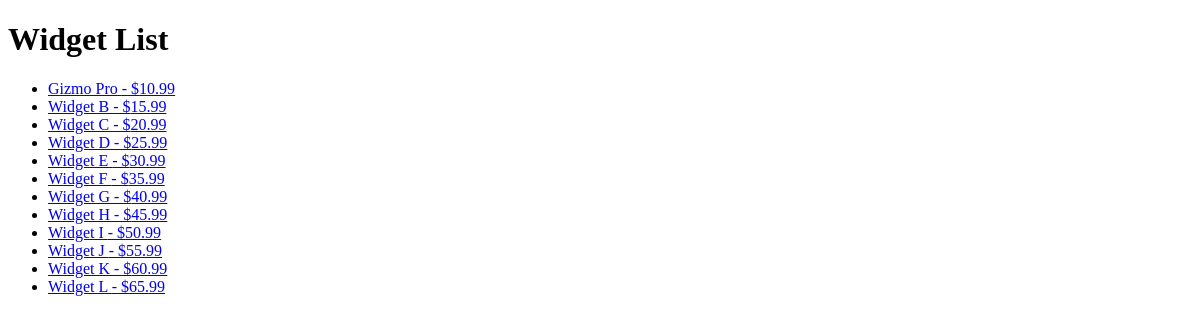
The app's page /widgets/, older data.
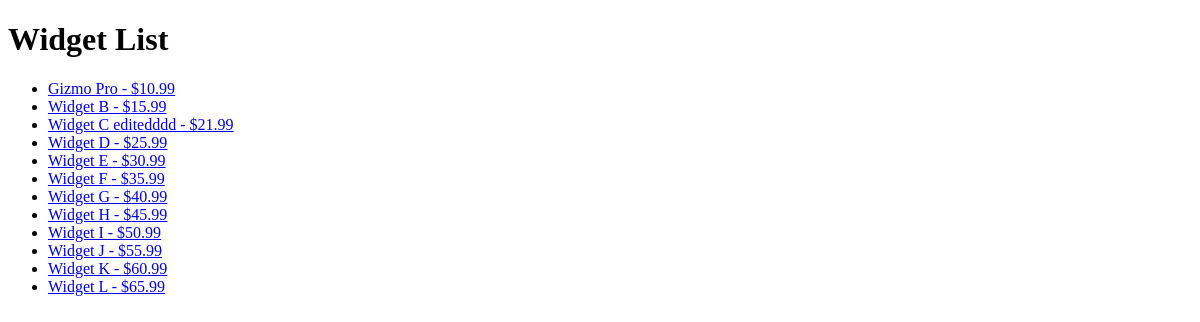
The same page, newer data.
### widgets/models.py (models this page shows, shortened)
class Widget(models.Model):
    name = models.CharField(max_length=100)
    price = models.DecimalField(max_digits=10, decimal_places=2)
    description = models.TextField()

### widgets/views.py (the view)
# urls.py: path('widgets/', widget_list, name='widget-list'),
def widget_list(request):
    widgets = Widget.objects.all()
    return render(request, 'widgets/widget_list.html', {'widgets': widgets})

### widgets/templates/widgets/widget_list.html (shortened to what this page needs)
<!DOCTYPE html>
<html>
<head>
</head>
<body>
    <h1>Widget List</h1>
    <ul>
        {% for widget in widgets %}
        <li>
            <a href="{% url 'widget-detail' widget.pk %}">{{ widget.name }} - ${{ widget.price }}</a>
        </li>
        {% endfor %}
    </ul>
</body>
</html>

Row changes from the older to the newer data that the page shows:
changed Widget: name "Widget C" → "Widget C editedddd"; price "20.99" → "21.99"
